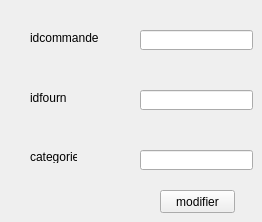
       <widget class="QWidget" name="tab_60">
        <attribute name="title">
         <string>modifier</string>
        </attribute>
        <widget class="QLineEdit" name="lineEdit_c">
         <property name="geometry">
          <rect>
           <x>140</x>
           <y>150</y>
           <width>113</width>
           <height>20</height>
          </rect>
         </property>
        </widget>
        <widget class="QLabel" name="label_79">
         <property name="geometry">
          <rect>
           <x>30</x>
           <y>90</y>
           <width>71</width>
           <height>16</height>
          </rect>
         </property>
         <property name="text">
          <string>idfourn</string>
         </property>
        </widget>
        <widget class="QPushButton" name="pb_modifier">
         <property name="geometry">
          <rect>
           <x>160</x>
           <y>190</y>
           <width>75</width>
           <height>23</height>
          </rect>
         </property>
         <property name="text">
          <string>modifier</string>
         </property>
        </widget>
        <widget class="QLabel" name="label_80">
         <property name="geometry">
          <rect>
           <x>30</x>
           <y>150</y>
           <width>47</width>
           <height>13</height>
          </rect>
         </property>
         <property name="text">
          <string>categorie</string>
         </property>
        </widget>
        <widget class="QLineEdit" name="lineEdit_idc">
         <property name="geometry">
          <rect>
           <x>140</x>
           <y>30</y>
           <width>113</width>
           <height>20</height>
          </rect>
         </property>
        </widget>
        <widget class="QLineEdit" name="lineEdit_idf">
         <property name="geometry">
          <rect>
           <x>140</x>
           <y>90</y>
           <width>113</width>
           <height>20</height>
          </rect>
         </property>
        </widget>
        <widget class="QLabel" name="label_81">
         <property name="geometry">
          <rect>
           <x>30</x>
           <y>30</y>
           <width>71</width>
           <height>16</height>
          </rect>
         </property>
         <property name="text">
          <string>idcommande</string>
         </property>
        </widget>
       </widget>
